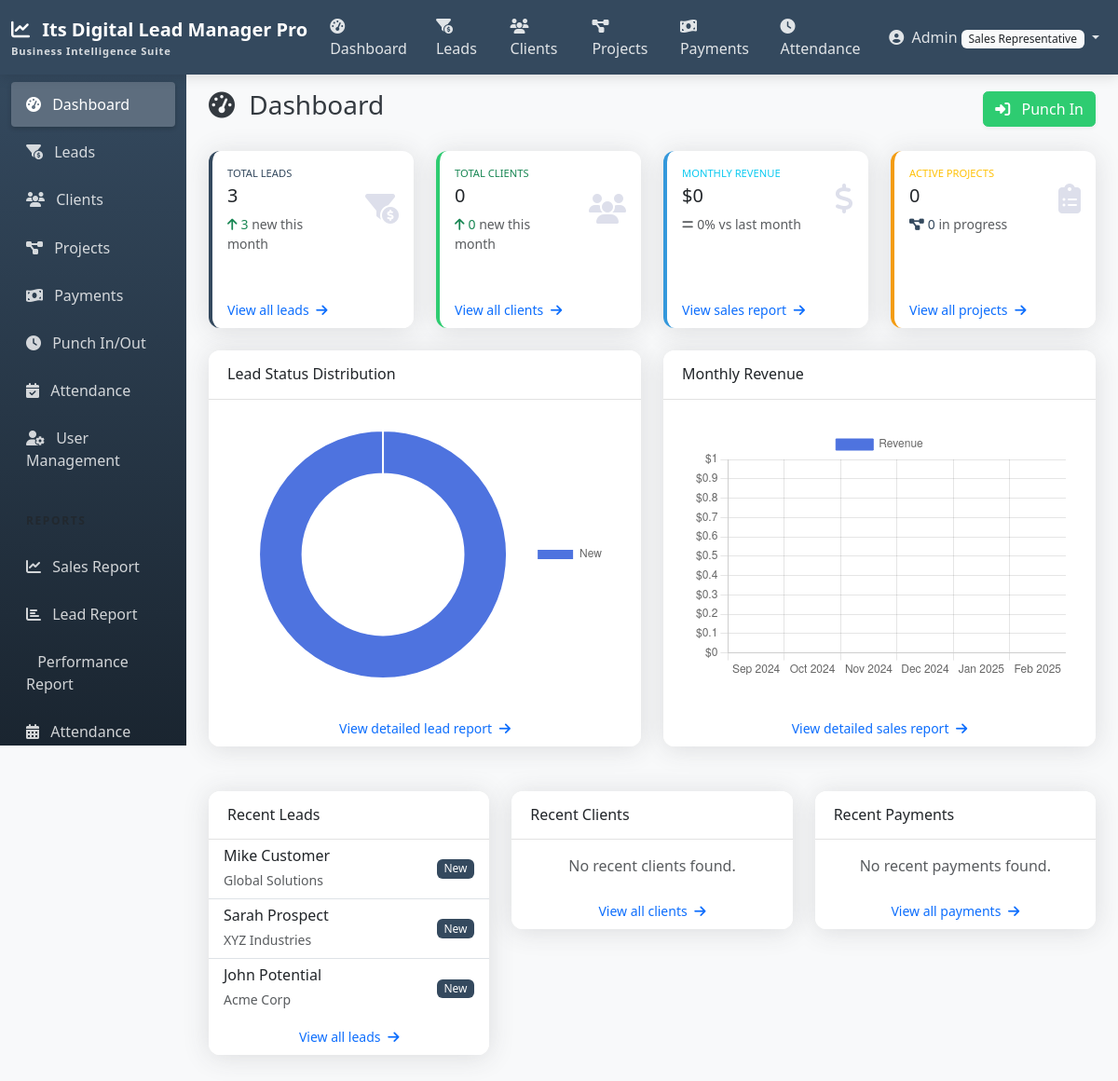
/reports/dashboard/ (signed in), run on an earlier commit of the app's database.
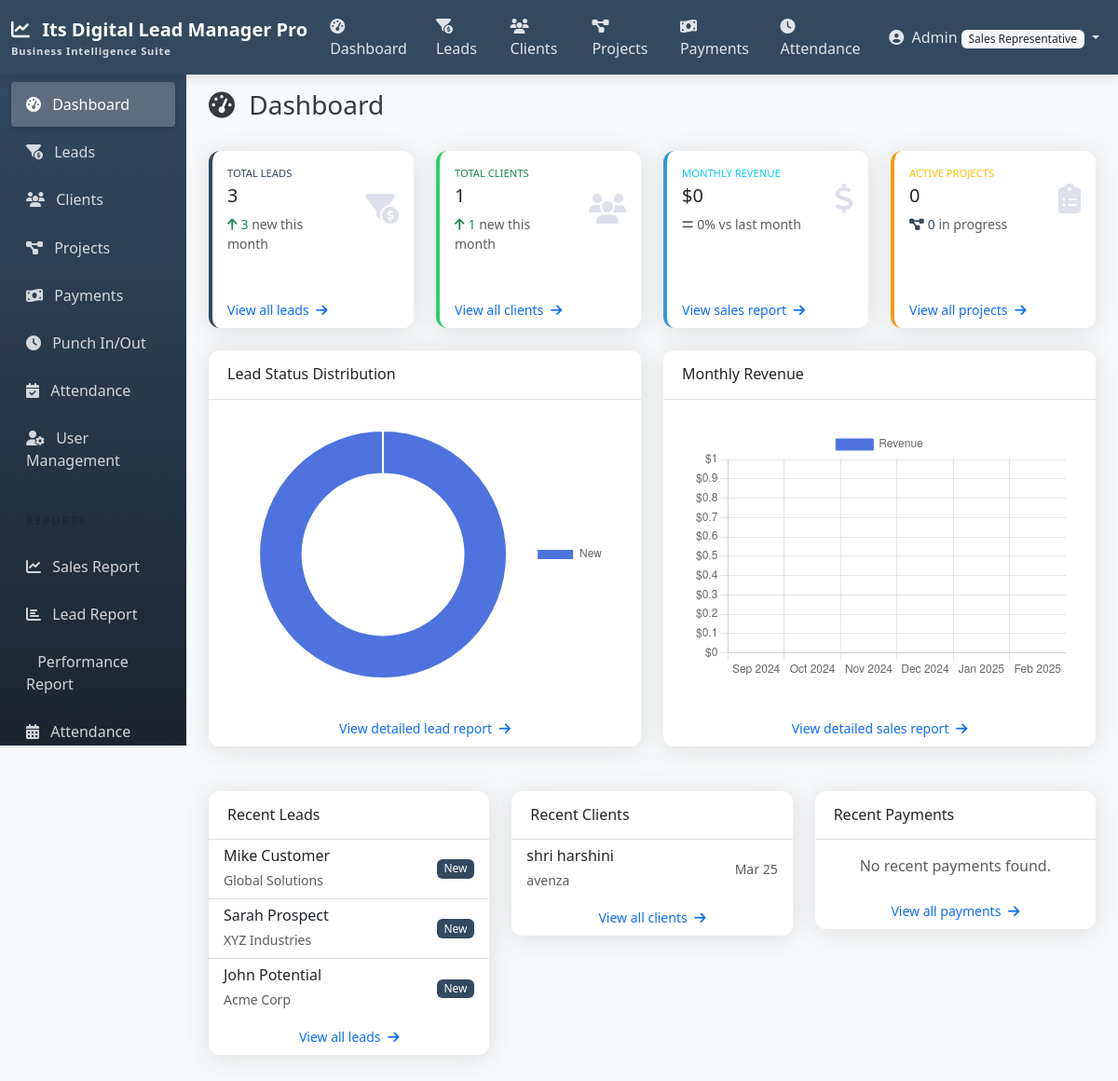
And on a later commit of the database.
### leads/models.py (models this page shows, shortened)
class Lead(models.Model):
    name = models.CharField(max_length=255)
    company = models.CharField(max_length=255, blank=True, null=True)
    phone = models.CharField(max_length=20)
    email = models.EmailField()
    address = models.TextField(blank=True, null=True)
    source = models.ForeignKey(LeadSource, on_delete=models.SET_NULL, null=True, blank=True)
    status = models.ForeignKey(LeadStatus, on_delete=models.SET_NULL, null=True, blank=True)
    assigned_to = models.ForeignKey(
        CustomUser,
        related_name='assigned_leads',
        on_delete=models.SET_NULL,
        null=True,
        blank=True
    )
    created_by = models.ForeignKey(
        CustomUser,
        related_name='created_leads',
        on_delete=models.SET_NULL,
        null=True,
        blank=True
    )
    notes = models.TextField(blank=True, null=True)
    created_at = models.DateTimeField(auto_now_add=True)
    updated_at = models.DateTimeField(auto_now=True)
    class Meta:
        ordering = ['-created_at']
    @property
    def is_converted(self):
        return self.status.is_converted if self.status else False

class LeadStatus(models.Model):
    name = models.CharField(max_length=100)
    description = models.TextField(blank=True, null=True)
    is_converted = models.BooleanField(default=False)
    order = models.PositiveIntegerField(default=0)
    class Meta:
        ordering = ['order']
        verbose_name_plural = 'Lead statuses'

### clients/models.py (models this page shows, shortened)
class Client(models.Model):
    name = models.CharField(max_length=255)
    company = models.CharField(max_length=255, blank=True, null=True)
    phone = models.CharField(max_length=20)
    email = models.EmailField()
    address = models.TextField(blank=True, null=True)
    notes = models.TextField(blank=True, null=True)
    lead = models.OneToOneField(
        Lead,
        on_delete=models.SET_NULL,
        null=True,
        blank=True,
        related_name='converted_client'
    )
    created_by = models.ForeignKey(
        CustomUser,
        related_name='created_clients',
        on_delete=models.SET_NULL,
        null=True,
        blank=True
    )
    created_at = models.DateTimeField(auto_now_add=True)
    updated_at = models.DateTimeField(auto_now=True)
    class Meta:
        ordering = ['-created_at']

### reports/views.py (the view, shortened to what this page needs)
# urls.py: path('dashboard/', views.DashboardView.as_view(), name='dashboard'),
class DashboardView(LoginRequiredMixin, TemplateView):
    template_name = 'reports/dashboard.html'
    def get_context_data(self, **kwargs):
        context = super().get_context_data(**kwargs)
        user = self.request.user
        today = timezone.now().date()
        start_of_month = today.replace(day=1)
        last_month_start = (start_of_month - timedelta(days=1)).replace(day=1)
        last_month_end = start_of_month - timedelta(days=1)
        if user.is_superuser or user.role in ['admin', 'manager']:
            lead_filter = Q()
            client_filter = Q()
            payment_filter = Q()
        else:
            lead_filter = Q(assigned_to=user)
            client_filter = Q(lead__assigned_to=user)
            payment_filter = Q(project__client__lead__assigned_to=user)
        context['total_leads'] = Lead.objects.filter(lead_filter).count()
        context['new_leads_month'] = Lead.objects.filter(
            lead_filter,
            created_at__gte=start_of_month
        ).count()
        converted_status = LeadStatus.objects.filter(is_converted=True).first()
        if converted_status:
            context['converted_leads'] = Lead.objects.filter(
                lead_filter,
                status=converted_status
            ).count()
            context['conversion_rate'] = (
                round((context['converted_leads'] / context['total_leads']) * 100, 2)
                if context['total_leads'] > 0 else 0
            )
            context['this_month_conversions'] = Lead.objects.filter(
                lead_filter,
                status=converted_status,
                updated_at__gte=start_of_month
            ).count()
        else:
            context['converted_leads'] = 0
            context['conversion_rate'] = 0
            context['this_month_conversions'] = 0
        context['total_clients'] = Client.objects.filter(client_filter).count()
        context['new_clients_month'] = Client.objects.filter(
            client_filter,
            created_at__gte=start_of_month
        ).count()
        context['active_projects'] = Project.objects.filter(
            Q(client__in=Client.objects.filter(client_filter)) &
            ~Q(status__name__in=['Completed', 'Cancelled'])
        ).count()
        context['total_revenue'] = Payment.objects.filter(payment_filter).aggregate(
            total=Sum('amount')
        )['total'] or 0
        context['month_revenue'] = Payment.objects.filter(
            payment_filter,
            payment_date__gte=start_of_month
        ).aggregate(
            total=Sum('amount')
        )['total'] or 0
        context['last_month_revenue'] = Payment.objects.filter(
            payment_filter,
            payment_date__gte=last_month_start,
            payment_date__lte=last_month_end
        ).aggregate(
            total=Sum('amount')
        )['total'] or 0
        try:
            context['today_attendance'] = Attendance.objects.get(
                user=user,
                date=today
            )
        except Attendance.DoesNotExist:
            context['today_attendance'] = None
        context['recent_leads'] = Lead.objects.filter(
            lead_filter
        ).order_by('-created_at')[:5]
        context['recent_clients'] = Client.objects.filter(
            client_filter
        ).order_by('-created_at')[:5]
        context['recent_payments'] = Payment.objects.filter(
            payment_filter
        ).order_by('-payment_date')[:5]
        lead_status_data = []
        for status in LeadStatus.objects.all():
            count = Lead.objects.filter(lead_filter, status=status).count()
            if count > 0:
                lead_status_data.append({
                    'status': status.name,
                    'count': count
                })
        context['lead_status_data'] = json.dumps(lead_status_data)
        revenue_data = []
        for i in range(5, -1, -1):
            month_start = (today.replace(day=1) - timedelta(days=1)).replace(day=1)
            if i > 0:
                for _ in range(i):
                    month_start = (month_start - timedelta(days=1)).replace(day=1)
            month_end = (month_start.replace(day=28) + timedelta(days=4)).replace(day=1) - timedelta(days=1)
            month_revenue = Payment.objects.filter(
                payment_filter,
                payment_date__gte=month_start,
                payment_date__lte=month_end
            ).aggregate(
                total=Sum('amount')
            )['total'] or 0
            revenue_data.append({
                'month': month_start.strftime('%b %Y'),
                'revenue': float(month_revenue)
            })
        context['revenue_data'] = json.dumps(revenue_data)
        return context

### attendance/models.py (called while the page is built)
    @property
    def is_ongoing(self):
        return self.time_in is not None and self.time_out is None

### templates/reports/dashboard.html (shortened to what the changed rows need)
{% extends 'base.html' %}
{% load mathfilters %}
{% block content %}
<div class="d-flex justify-content-between align-items-center mb-4">
    <h1 class="h3">
        <i class="fas fa-tachometer-alt me-2"></i> Dashboard
    </h1>
    <div>
        {% if today_attendance and today_attendance.is_ongoing %}
        <a href="{% url 'punch' %}" class="btn btn-primary">
            <i class="fas fa-sign-out-alt me-2"></i> Punch Out
        </a>
        {% elif not today_attendance %}
        <a href="{% url 'punch' %}" class="btn btn-success">
            <i class="fas fa-sign-in-alt me-2"></i> Punch In
        </a>
        {% endif %}
    </div>
</div>
<div class="row">
    <div class="col-md-6 col-lg-3 mb-4">
        <div class="card shadow border-left-success h-100">
            <div class="card-body">
                <div class="row align-items-center">
                    <div class="col">
                        <div class="text-xs font-weight-bold text-success text-uppercase mb-1">
                            Total Clients
                        </div>
                        <div class="h5 mb-0 font-weight-bold">{{ total_clients }}</div>
                        <div class="text-muted small mt-2">
                            <span class="text-success">
                                <i class="fas fa-arrow-up me-1"></i>{{ new_clients_month }}
                            </span>
                            new this month
                        </div>
                    </div>
                </div>
            </div>
        </div>
    </div>
</div>
<div class="row">
    <div class="col-md-6 col-lg-4 mb-4">
        <div class="card shadow">
            <div class="card-body p-0">
                <div class="list-group list-group-flush">
                    {% for lead in recent_leads %}
                    <a href="{% url 'lead_detail' lead.id %}" class="list-group-item list-group-item-action">
                        <div class="d-flex justify-content-between align-items-center">
                            <div>
                                <h6 class="mb-1">{{ lead.name }}</h6>
                                <small class="text-muted">
                                    {{ lead.company|default:lead.email }}
                                </small>
                            </div>
                            <span class="badge {% if lead.is_converted %}bg-success{% else %}bg-primary{% endif %}">
                                {{ lead.status.name|default:"New" }}
                            </span>
                        </div>
                    </a>
                    {% empty %}
                    <div class="list-group-item text-center py-3">
                        <p class="text-muted mb-0">No recent leads found.</p>
                    </div>
                    {% endfor %}
                </div>
            </div>
        </div>
    </div>
    <div class="col-md-6 col-lg-4 mb-4">
        <div class="card shadow">
            <div class="card-body p-0">
                <div class="list-group list-group-flush">
                    {% for client in recent_clients %}
                    <a href="{% url 'client_detail' client.id %}" class="list-group-item list-group-item-action">
                        <div class="d-flex justify-content-between align-items-center">
                            <div>
                                <h6 class="mb-1">{{ client.name }}</h6>
                                <small class="text-muted">
                                    {{ client.company|default:client.email }}
                                </small>
                            </div>
                            <small class="text-muted">
                                {{ client.created_at|date:"M d" }}
                            </small>
                        </div>
                    </a>
                    {% empty %}
                    <div class="list-group-item text-center py-3">
                        <p class="text-muted mb-0">No recent clients found.</p>
                    </div>
                    {% endfor %}
                </div>
            </div>
        </div>
    </div>
</div>
{% endblock %}

What changed in the data, as far as the page shows it:
added Client: name "shri harshini", company "avenza", created_at "Mar 25"
Also different on the page:
{{ total_clients }}: "0" → "1"
{{ new_clients_month }}: "0" → "1"
text no longer shown: "Punch In No recent clients found."
